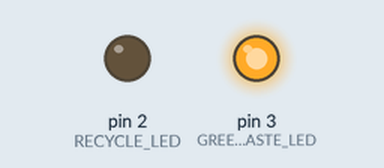
Simulated run of this sketch. Board: Arduino Uno, built with avr-gcc and run on an emulated ATmega328P. Shown: output pins drawn as LEDs (lit = HIGH). The local clock reads 2024-03-15 10:24:30 at power-on unless the sketch sets it; what the sketch prints to the serial monitor is not drawn.

Above: at 0.1 s.
At 1.9 s:
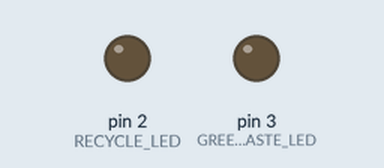
Timing chart, 0 to 3.4 s (numbered marks = the images above):
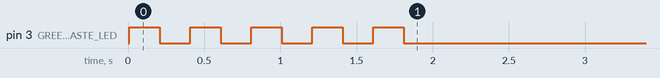

The sketch:

4-FlashLED.ino
```cpp
// Test some date and time functions on the RTC module
#include <Wire.h>
#include "RTClib.h"

// The TinyRTC uses the DS1307 RTC chip
RTC_DS1307 rtc;

// Set some constants for the LED pins
#define RECYCLE_LED 2
#define GREENWASTE_LED 3

// Set our known recycling day
const DateTime KNOWN_RECYCLE_DAY = DateTime(2018, 6, 27, 0, 0, 0);

// Set the bin collection day
const int BIN_DAY = KNOWN_RECYCLE_DAY.dayOfTheWeek();

// This code is executed only once
void setup() {
  // Set the serial port baud rate so we can send some data back to the IDE
  Serial.begin(57600);

  // Check if we have a working RTC
  if(!rtc.begin()) {
    Serial.println("The RTC is not responding!");
    // Loop forever so nothing else will happen
    while(1);
  }

  // When a sketch is compiled, the constants __DATE__ and __TIME__ are set to
  // the compilation time
  // Let's set the RTC date and time to the compilation time of this sketch
  rtc.adjust(DateTime(F(__DATE__), F(__TIME__)));

  // Set the bin LED pins for output, so we can turn them on or off
  pinMode(RECYCLE_LED, OUTPUT);
  pinMode(GREENWASTE_LED, OUTPUT);

  // Check the bins
  checkBinDay();
}

// Check if today is bin day, and if so, which bins are due to be put out?
void checkBinDay() {
  // Get today's date and the day of the week
  DateTime now = rtc.now();
  int dayOfWeek = now.dayOfTheWeek();

  // Which LED will we light?
  int binLED = RECYCLE_LED;

  // Count how many weeks since our known bin day
  int weeks = week_diff(now - TimeSpan(1, 0, 0, 0), KNOWN_RECYCLE_DAY);

  if((weeks % 2) == 0) {
    Serial.println("It is Green Waste Week!");
    binLED = GREENWASTE_LED;
  } else {
    Serial.println("It is Recycling Week!");
    binLED = RECYCLE_LED;
  }

  // Set a variable to determine how many times to flash the LED
  // A flashRate of 0 will keep the LED on, 5 will flash 5 times, etc.
  int flashRate = 0;

  if((BIN_DAY - now.dayOfTheWeek()) % 7 == 1) {
    // Tonight is bin night, so flash the LED 5 times
    flashRate = 5;
    Serial.println("Put your bins out tonight!");
  } else if (BIN_DAY == now.dayOfTheWeek()) {
    // Today is bin _day_, so flash the LED 10 times
    flashRate = 10;
    Serial.println("Oops! You missed bin night!");
  } else {
    // It is not bin night, but let's display the LED for the bin due to go out
    flashRate = 0;
    Serial.println("Don't worry - it isn't bin night tonight.");
  }

  // Flash the appropriate LED for 2 seconds
  flashLED(binLED, flashRate, 2000);
}

// Flash an LED flashRate times over flashMillis milliseconds
void flashLED(int ledPin, int flashRate, int flashMillis) {
  digitalWrite(ledPin, HIGH);

  if(flashRate > 0) {
    // Flash the LED a number of times
    for(int i=0; i < flashRate; i++) {
      delay((flashMillis / 2) / flashRate);
      digitalWrite(ledPin, LOW);
      delay((flashMillis / 2) / flashRate);
      digitalWrite(ledPin, HIGH);
    }
  } else {
    // Just leave the LED on for the entire duration
    delay(flashMillis);
  }

  // Make sure the LED is off when we are done
  digitalWrite(ledPin, LOW);
}

// Calculate the number of weeks between two dates
int week_diff(DateTime d1, DateTime d2) {
  TimeSpan ts = d1 - d2;
  int days = ts.days();

  return (days/7);
}

// We don't need to do anything in our loop
void loop() {}
```
